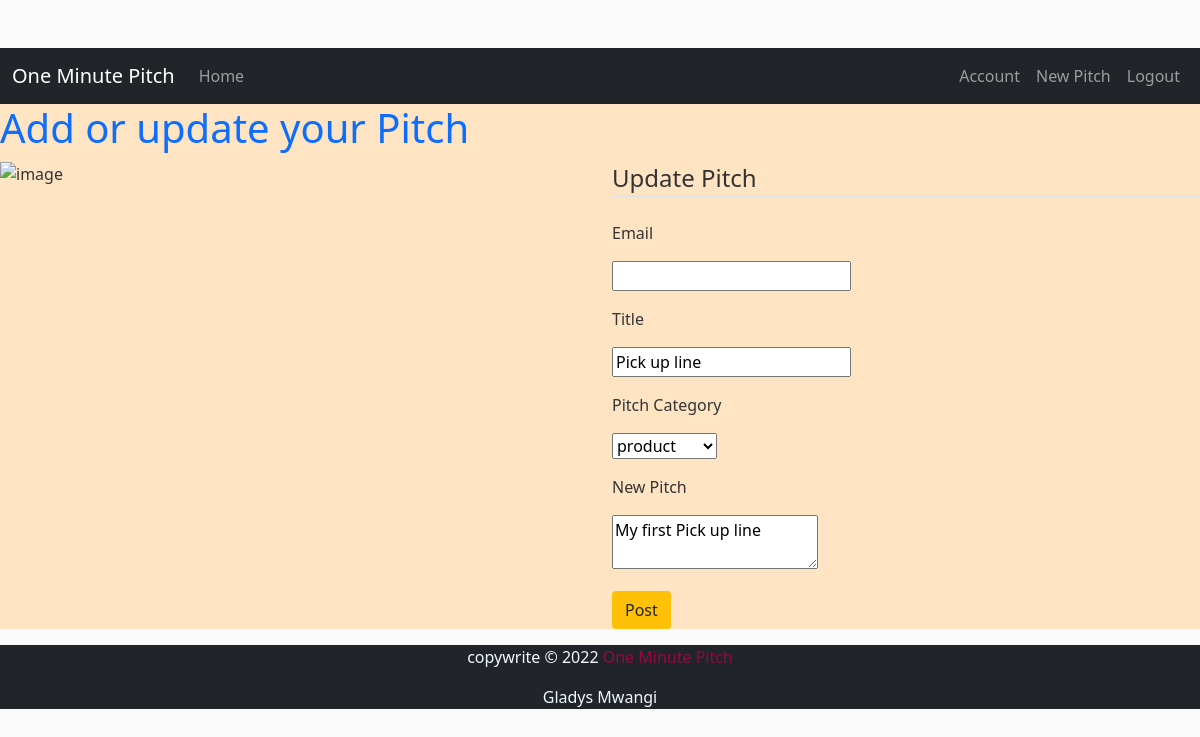
The app's page /pitch/1/update (signed in) with its own data.
### app/models.py (models this page shows, shortened)
class Pitch(db.Model):
    __tablename__ = 'pitches'
    id = db.Column(db.Integer, primary_key=True)
    title= db.Column(db.String(50))
    content = db.Column(db.String(300))
    category_id = db.Column(db.String)
    date_posted = db.Column(db.DateTime, default=datetime.utcnow)
    user_id = db.Column(db.Integer, db.ForeignKey("users.id", ondelete="CASCADE"))
    comments = db.relationship('Comment', backref='pitch')
    likes = db.relationship('Like', backref='pitch')

### app/views.py (the view)
@app.route("/pitch/<int:pitch_id>/update", methods=['GET', 'POST'])
@login_required
def update_pitch(pitch_id):
    pitch = Pitch.query.get_or_404(pitch_id)
    if pitch.author != current_user:
        abort(403)
    form = NewPitchForm()
    if form.validate_on_submit():
        pitch.title = form.title.data
        pitch.content = form.content.data
        db.session.commit()
        flash('Your pitch has been updated!', 'success')
        return redirect(url_for('newpitch', pitch_id=pitch.id))
    elif request.method == 'GET':
        form.title.data = pitch.title
        form.content.data = pitch.content
    return render_template('newpitch.html', title='Update pitch',form=form, legend='Update Pitch')

### app/forms.py
class NewPitchForm(FlaskForm):
    email = StringField('Email', validators=[DataRequired(), Email()])
    title = StringField('Title', validators=[DataRequired()])
    category = SelectField('Pitch Category', choices=[('product', 'product'),
                                                      ('service', 'service'),
                                                      ('Pick Up Line', 'PickUpLine'),
                                                      ('business', 'business')])
    content =TextAreaField('New Pitch', validators=[DataRequired()])
    submit = SubmitField('Post')

### app/models.py (called while the page is built)
@login_manager.user_loader
def load_user(user_id):
    return User.query.get(int(user_id))

### app/templates/newpitch.html (shortened to what this page needs)
{% extends 'base.html' %}
{% block content %}
<div class="row" style="background-color: bisque;">
    <marquee><h1 class="text-primary">Add or update your Pitch</h1> </marquee>
    <div class="col-lg-6">
        <img src="{{ url_for('static', filename = '/images/addpitch.png')}}" alt="image" style="width: 100%;">
    </div>
    <div class="col-lg-6">
        <form action="" method="POST" class="centerForm">
            <fieldset>
                <legend class="border-bottom mb-4">{{ legend }}</legend>
                <div class="form-group">
                    <p>{{ form.email.label(class="form-control-label") }}</p>
                    <p>{{ form.email(class="form-control-input") }}</p>
                </div>
                <div class="form-group">
                    <p>{{ form.title.label(class="form-control-label") }}</p>
                    <p> {{ form.title(class="form-control-input") }}</p>
                </div>
                <div class="form-group">
                    <p>{{ form.category.label(class="form-control-label") }}</p>
                    <p> {{ form.category(class="form-control-input") }}</p>
                </div>
                <div class="form-group">
                    <p>{{ form.content.label(class="form-control-label") }}</p>
                    <p> {{ form.content(class="form-control-input") }}</p>
                </div>
            </fieldset>
                <div class="form-group">
                    {{ form.submit(class="btn bg-warning") }}
                </div>
        </form>
    </div>
</div>
{% endblock %}

### app/static/css/index.css (style rules this page uses)
body { background: #fafafa; color: #333333; margin-top: 3rem; }
h1, h2, h3, h4, h5, h6 { color: #0f0f0f; }

### records on screen
Pitch: title "Pick up line", category "product", content "My first Pick up line"

### other values on screen
{{ legend }} "Update Pitch"
